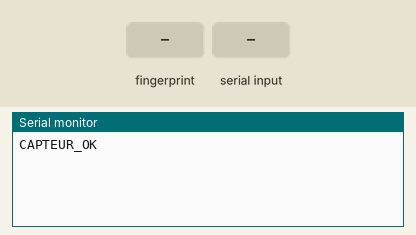
This sketch was run on a simulated Arduino Mega 2560, built with avr-gcc and run on an emulated ATmega2560. Parts: the last lines printed to the serial monitor. Inputs (shaded band) come from the test bench.

Above: at 2.3 s.
2.4 s: finger stored as number 1 placed on the sensor
At 3.7 s:
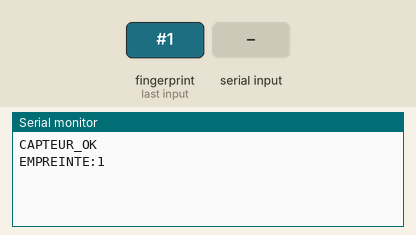
4.2 s: "1\n" received over Serial
At 4.6 s:
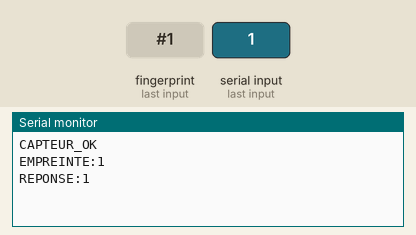

The sketch:

verification.ino
```cpp
#include <Adafruit_Fingerprint.h>

#define mySerial Serial1

Adafruit_Fingerprint finger = Adafruit_Fingerprint(&mySerial);

void setup() {
  Serial.begin(9600);
  while (!Serial);
  delay(100);

  finger.begin(57600);

  if (finger.verifyPassword()) {
    Serial.println("CAPTEUR_OK");
  } else {
    Serial.println("CAPTEUR_ERREUR");
    while (1);
  }
}

void loop() {
  int id = getFingerprintID();

  if (id > 0) {
    // Envoyer l'ID au PC via USB
    Serial.print("EMPREINTE:");
    Serial.println(id);

    // Attendre la réponse du PC max 5 secondes
    unsigned long debut = millis();
    String reponse = "";

    while (millis() - debut < 5000) {
      if (Serial.available()) {
        reponse = Serial.readStringUntil('\n');
        reponse.trim();
        break;
      }
    }

    if (reponse != "") {
      Serial.println("REPONSE:" + reponse);
    } else {
      Serial.println("REPONSE:timeout");
    }

    delay(2000);
  }

  delay(100);
}

int getFingerprintID() {
  int p = finger.getImage();

  if (p == FINGERPRINT_NOFINGER) return -1;
  if (p != FINGERPRINT_OK) return -1;

  p = finger.image2Tz();
  if (p != FINGERPRINT_OK) return -1;

  p = finger.fingerSearch();
  if (p == FINGERPRINT_OK) return finger.fingerID;
  if (p == FINGERPRINT_NOTFOUND) {
    Serial.println("ERREUR:empreinte inconnue");
    return -1;
  }

  return -1;
}
```

Measured:
- after the input at 2.4 s, the serial monitor: prints a new line after 0.34 s (image 1)
- after the input at 4.2 s, the serial monitor: prints a new line at once (image 2)
